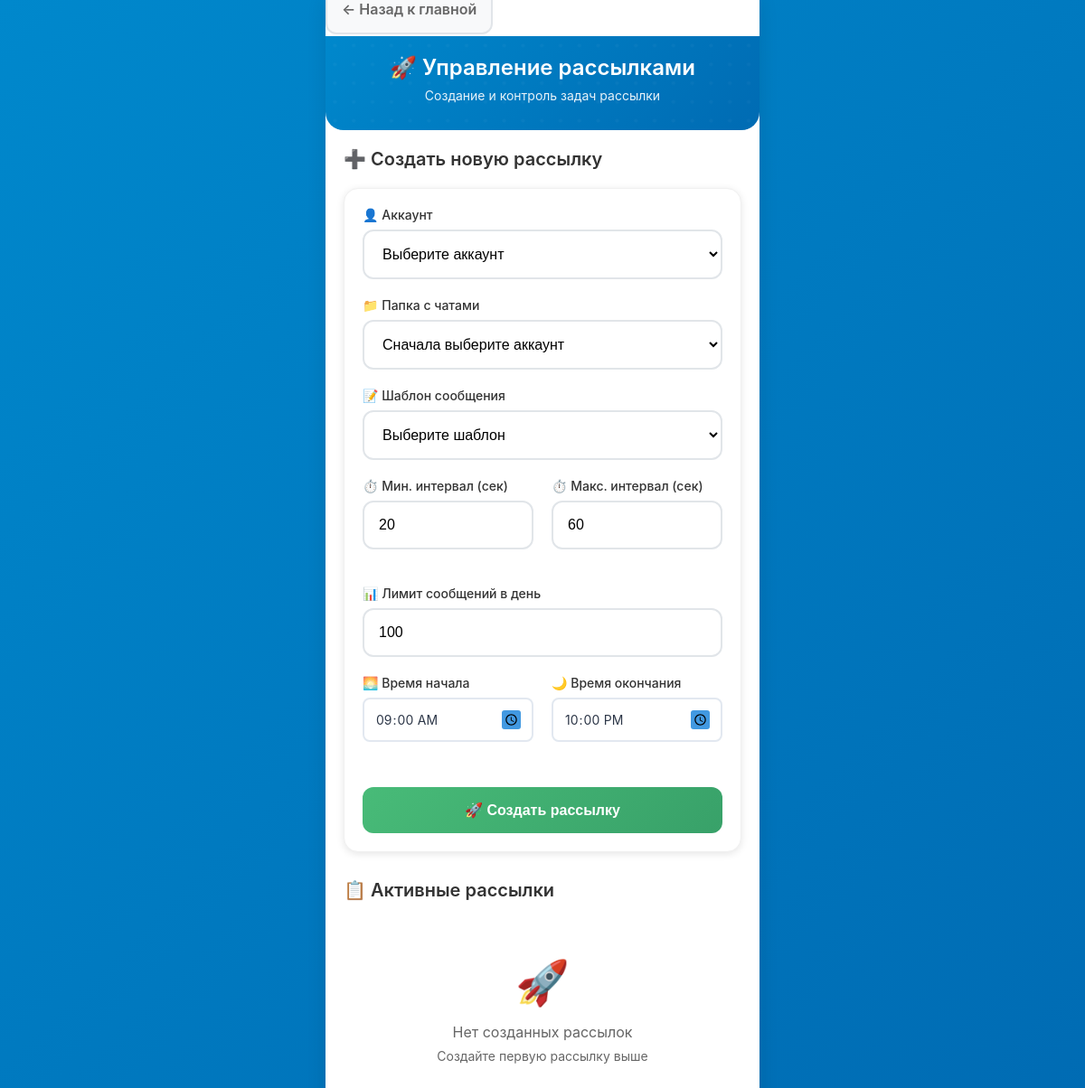
The page /launch (signed in) on the database as committed earlier.
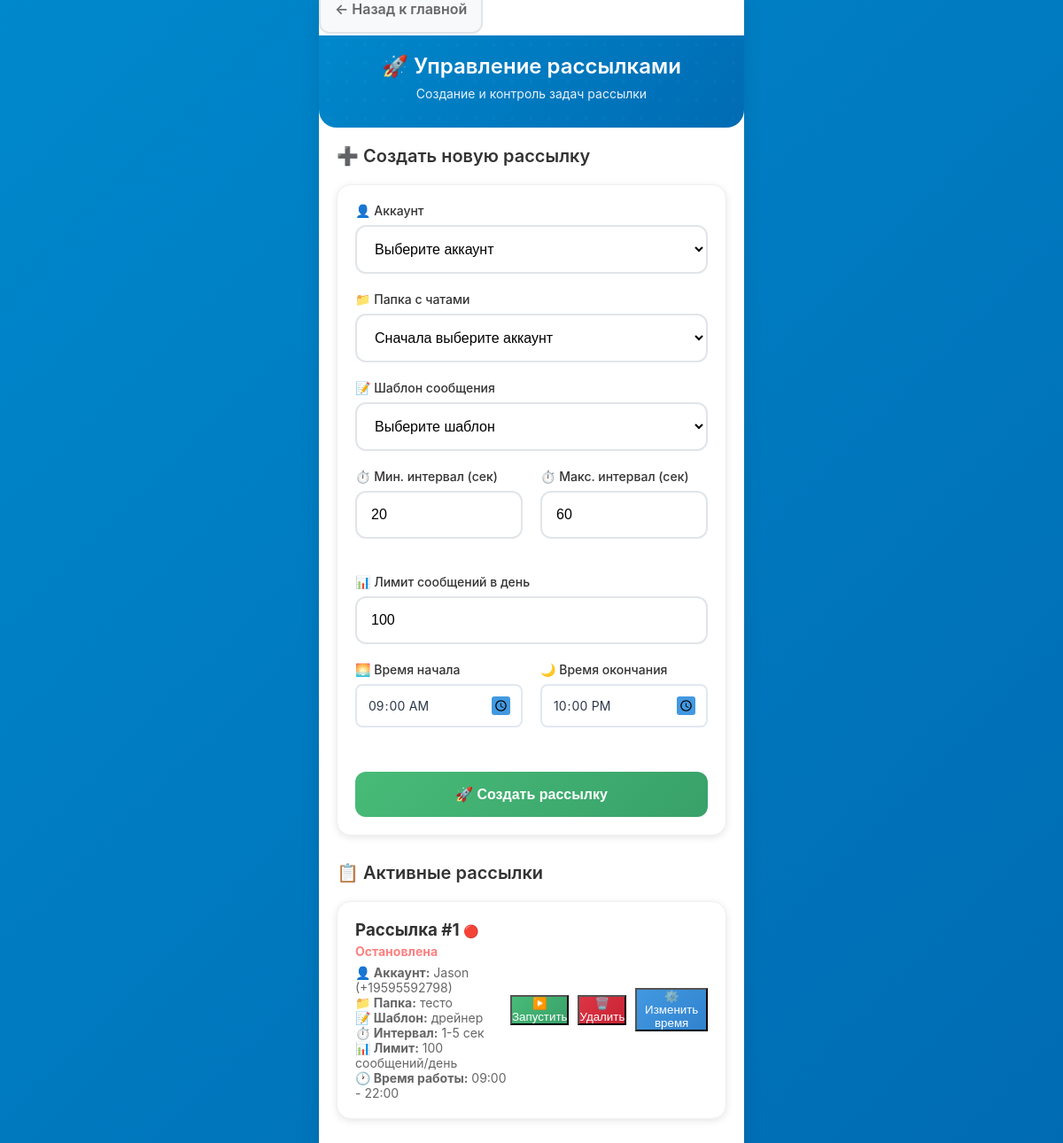
The same page on the database as committed later.
### app/db.py (models this page shows)
class Job(SQLModel, table=True):
    id: Optional[int] = Field(default=None, primary_key=True)
    account_id: int = Field(foreign_key="account.id")
    folder_id: int = Field(foreign_key="folder.id")
    template_id: int = Field(foreign_key="messagetemplate.id")
    min_interval: int = 20               # минимальная пауза (сек)
    max_interval: int = 60               # максимальная пауза (сек)
    daily_limit: int = 100               # сообщений в сутки
    active_from: time = time(9, 0, 0)    # начало активности
    active_to: time = time(22, 0, 0)     # конец активности
    is_running: bool = False             # активна ли задача
    created_at: datetime = Field(default_factory=datetime.utcnow)
    account: Account = Relationship(back_populates="jobs")
    template: MessageTemplate = Relationship(back_populates="jobs")
    folder: Folder = Relationship(back_populates="jobs")

class Account(SQLModel, table=True):
    id: Optional[int] = Field(default=None, primary_key=True)
    title: str                           # название аккаунта (для админа)
    phone: str                           # номер телефона аккаунта
    api_id: int                          # API ID из my.telegram.org
    api_hash: str                        # API Hash из my.telegram.org
    session_string: str                  # строка сессии (будет зашифрована)
    proxy_url: Optional[str] = None      # прокси (если нужен)
    is_active: bool = False              # статус подключения
    created_at: datetime = Field(default_factory=datetime.utcnow)
    jobs: List["Job"] = Relationship(back_populates="account")
    logs: List["Log"] = Relationship(back_populates="account")

class Folder(SQLModel, table=True):
    id: Optional[int] = Field(default=None, primary_key=True)
    account_id: int = Field(foreign_key="account.id")
    title: str                           # название папки
    chats_json: str                      # JSON-массив с ID чатов
    created_at: datetime = Field(default_factory=datetime.utcnow)
    jobs: List["Job"] = Relationship(back_populates="folder")

class MessageTemplate(SQLModel, table=True):
    id: Optional[int] = Field(default=None, primary_key=True)
    title: str
    variants_json: str                   # JSON-массив с вариантами сообщений
    media_path: Optional[str] = None     # путь к файлу (если есть медиа)
    created_at: datetime = Field(default_factory=datetime.utcnow)
    jobs: List["Job"] = Relationship(back_populates="template")

### app/routers.py (the view)
@router.get("/launch", response_class=HTMLResponse)
def list_jobs(request: Request, session: Session = Depends(get_session), auth: bool = Depends(check_auth)):
    jobs = session.exec(select(Job)).all()
    accounts = session.exec(select(Account)).all()
    folders = session.exec(select(Folder)).all()
    templates_list = session.exec(select(MessageTemplate)).all()
    return templates.TemplateResponse(
        "launch.html",
        {
            "request": request,
            "jobs": jobs,
            "accounts": accounts,
            "folders": folders,
            "templates_list": templates_list,
        },
    )

### app/templates/launch.html (shortened to what this page needs)
{% extends "base.html" %}
{% block content %}
<div style="margin-bottom: 20px;">
    <a href="/" class="btn btn-secondary" style="margin-right: 10px; text-decoration: none;">
        ← Назад к главной
    </a>
</div>
<div class="header">
    <h1>🚀 Управление рассылками</h1>
    <p class="subtitle">Создание и контроль задач рассылки</p>
</div>
<div class="content">
    <div class="page-title">➕ Создать новую рассылку</div>
    <form method="post" action="/launch/create" id="jobForm" class="card" style="margin-bottom: 30px;">
        <div class="form-group">
            <label class="form-label">👤 Аккаунт</label>
            <select name="account_id" class="form-input" required id="accountSelect">
                <option value="">Выберите аккаунт</option>
            </select>
        </div>
        <div class="form-group">
            <label class="form-label">📁 Папка с чатами</label>
            <select name="folder_id" class="form-input" required id="folderSelect">
                <option value="">Сначала выберите аккаунт</option>
            </select>
        </div>
        <div class="form-group">
            <label class="form-label">📝 Шаблон сообщения</label>
            <select name="template_id" class="form-input" required>
                <option value="">Выберите шаблон</option>
            </select>
        </div>
        <div style="display: grid; grid-template-columns: 1fr 1fr; gap: 20px; margin-bottom: 20px;">
            <div class="form-group">
                <label class="form-label">⏱️ Мин. интервал (сек)</label>
                <input type="number" name="min_interval" class="form-input" value="20" min="1" required>
            </div>
            <div class="form-group">
                <label class="form-label">⏱️ Макс. интервал (сек)</label>
                <input type="number" name="max_interval" class="form-input" value="60" min="1" required>
            </div>
        </div>
        <div class="form-group">
            <label class="form-label">📊 Лимит сообщений в день</label>
            <input type="number" name="daily_limit" class="form-input" value="100" min="1" required>
        </div>
        <div style="display: grid; grid-template-columns: 1fr 1fr; gap: 20px; margin-bottom: 20px;">
            <div class="form-group">
                <label class="form-label">🌅 Время начала</label>
                <input type="time" name="active_from" class="form-input" value="09:00" required>
            </div>
            <div class="form-group">
                <label class="form-label">🌙 Время окончания</label>
                <input type="time" name="active_to" class="form-input" value="22:00" required>
            </div>
        </div>
        <button type="submit" class="btn" style="background: linear-gradient(135deg, #48bb78 0%, #38a169 100%); width: 100%;">
            🚀 Создать рассылку
        </button>
    </form>
    <div class="page-title">📋 Активные рассылки</div>
    {% if jobs %}
    {% for job in jobs %}
    <div class="card" style="margin-bottom: 20px;">
        <div style="display: flex; justify-content: space-between; align-items: center;">
            <div>
                <h3 style="margin: 0; color: #333;">
                    Рассылка #{{ job.id }}
                    {% if job.is_running %}
                    <span style="color: #48bb78; font-size: 14px;">🟢 Активна</span>
                    {% else %}
                    <span style="color: #fc8181; font-size: 14px;">🔴 Остановлена</span>
                    {% endif %}
                </h3>
                <div style="color: #666; font-size: 14px; margin-top: 5px;">
                    <p><strong>👤 Аккаунт:</strong> {{ job.account.title }} ({{ job.account.phone }})</p>
                    <p><strong>📁 Папка:</strong> {{ job.folder.title }}</p>
                    <p><strong>📝 Шаблон:</strong> {{ job.template.title }}</p>
                    <p><strong>⏱️ Интервал:</strong> {{ job.min_interval }}-{{ job.max_interval }} сек</p>
                    <p><strong>📊 Лимит:</strong> {{ job.daily_limit }} сообщений/день</p>
                    <p><strong>🕐 Время работы:</strong> {{ job.active_from.strftime('%H:%M') }} - {{ job.active_to.strftime('%H:%M') }}</p>
                </div>
            </div>
            <div style="display: flex; gap: 10px; align-items: center;">
                {% if job.is_running %}
                <form method="post" action="/launch/stop/{{ job.id }}" style="display: inline;">
                    <button type="submit" class="btn-sm" style="background: linear-gradient(135deg, #fc8181 0%, #f56565 100%); color: white;">
                        ⏹️ Остановить
                    </button>
                </form>
                {% else %}
                <form method="post" action="/launch/start/{{ job.id }}" style="display: inline;">
                    <button type="submit" class="btn-sm" style="background: linear-gradient(135deg, #48bb78 0%, #38a169 100%); color: white;">
                        ▶️ Запустить
                    </button>
                </form>
                {% endif %}
                <form method="post" action="/launch/delete/{{ job.id }}" style="display: inline;"
                      onsubmit="return confirm('Удалить рассылку #{{ job.id }}?')">
                    <button type="submit" class="btn-sm" style="background: linear-gradient(135deg, #dc3545 0%, #c82333 100%); color: white;">
                        🗑️ Удалить
                    </button>
                </form>
                <button onclick="editJob({{ job.id }}, '{{ job.active_from.strftime('%H:%M') }}', '{{ job.active_to.strftime('%H:%M') }}', {{ job.min_interval }}, {{ job.max_interval }}, {{ job.daily_limit }})"
                        class="btn-sm" style="background: linear-gradient(135deg, #4299e1 0%, #3182ce 100%); color: white;">
                    ⚙️ Изменить время
                </button>
            </div>
        </div>
    </div>
    {% endfor %}
    {% else %}
    <div style="text-align: center; color: #666; padding: 40px 20px;">
        <div style="font-size: 48px; margin-bottom: 16px;">🚀</div>
        <p>Нет созданных рассылок</p>
        <p style="font-size: 14px; margin-top: 8px;">Создайте первую рассылку выше</p>
    </div>
    {% endif %}
</div>
{% endblock %}

### app/templates/base.html (shortened to what this page needs)
<!DOCTYPE html>
<html lang="ru">
<head>
</head>
<body>
    <div class="container">
        {% block content %}{% endblock %}
    </div>
</body>
</html>

### app/templates/base.html (style rules this page uses)
* { margin: 0; padding: 0; box-sizing: border-box; -webkit-tap-highlight-color: transparent; }
body { font-family: -apple-system, BlinkMacSystemFont, 'Segoe UI', Roboto, 'Helvetica Neue', Arial, sans-serif; background: linear-gradient(135deg, #0088cc 0%, #006bb3 100%); min-height: 100vh; color: #333; overflow-x: hidden; }
.container { max-width: 480px; margin: 0 auto; min-height: 100vh; background: #fff; position: relative; box-shadow: 0 0 20px rgba(0,0,0,0.1); }
.header { background: linear-gradient(135deg, #0088cc 0%, #006bb3 100%); color: white; padding: 20px 20px 30px; position: relative; border-radius: 0 0 20px 20px; }
.header::before { content: ''; position: absolute; top: 0; left: 0; right: 0; height: 100%; opacity: 0.3; pointer-events: none; }
.header h1 { font-size: 24px; font-weight: 600; text-align: center; margin-bottom: 8px; position: relative; z-index: 1; }
.header .subtitle { text-align: center; opacity: 0.9; font-size: 14px; position: relative; z-index: 1; }
.content { padding: 20px; min-height: calc(100vh - 200px); }
.page-title { font-size: 20px; font-weight: 600; color: #333; margin-bottom: 20px; display: flex; align-items: center; gap: 8px; }
.form-group { margin-bottom: 20px; }
.form-label { display: block; font-weight: 500; color: #333; margin-bottom: 8px; font-size: 14px; }
.form-input { width: 100%; padding: 16px; border: 2px solid #e1e5e9; border-radius: 12px; font-size: 16px; transition: all 0.3s ease; background: #fff; }
.btn { width: 100%; padding: 16px; background: linear-gradient(135deg, #0088cc 0%, #006bb3 100%); color: white; border: none; border-radius: 12px; font-size: 16px; font-weight: 600; cursor: pointer; transition: all 0.3s ease; margin-top: 10px; }
.btn-secondary { background: #f8f9fa; color: #666; border: 2px solid #e1e5e9; }
.card { background: #fff; border-radius: 16px; padding: 20px; margin-bottom: 16px; box-shadow: 0 2px 8px rgba(0,0,0,0.1); border: 1px solid #f0f0f0; }

### app/templates/launch.html (style rules this page uses)
input[type="time"] { -webkit-appearance: none; -moz-appearance: textfield; appearance: none; background: white; border: 2px solid #e2e8f0; border-radius: 8px; padding: 12px; font-size: 14px; font-family: inherit; color: #2d3748; cursor: pointer; }

Rows that differ between the two databases and show on the page:
added Job: id "1", is_running "🔴 Остановлена", account "Jason", account.phone "+19595592798", folder "тесто", template "дрейнер", min_interval "1", max_interval "5", daily_limit "100", active_from "09:00", active_to "22:00"
Other text that changed with them:
text no longer shown: "🚀 Нет созданных рассылок Создайте первую рассылку выше"
